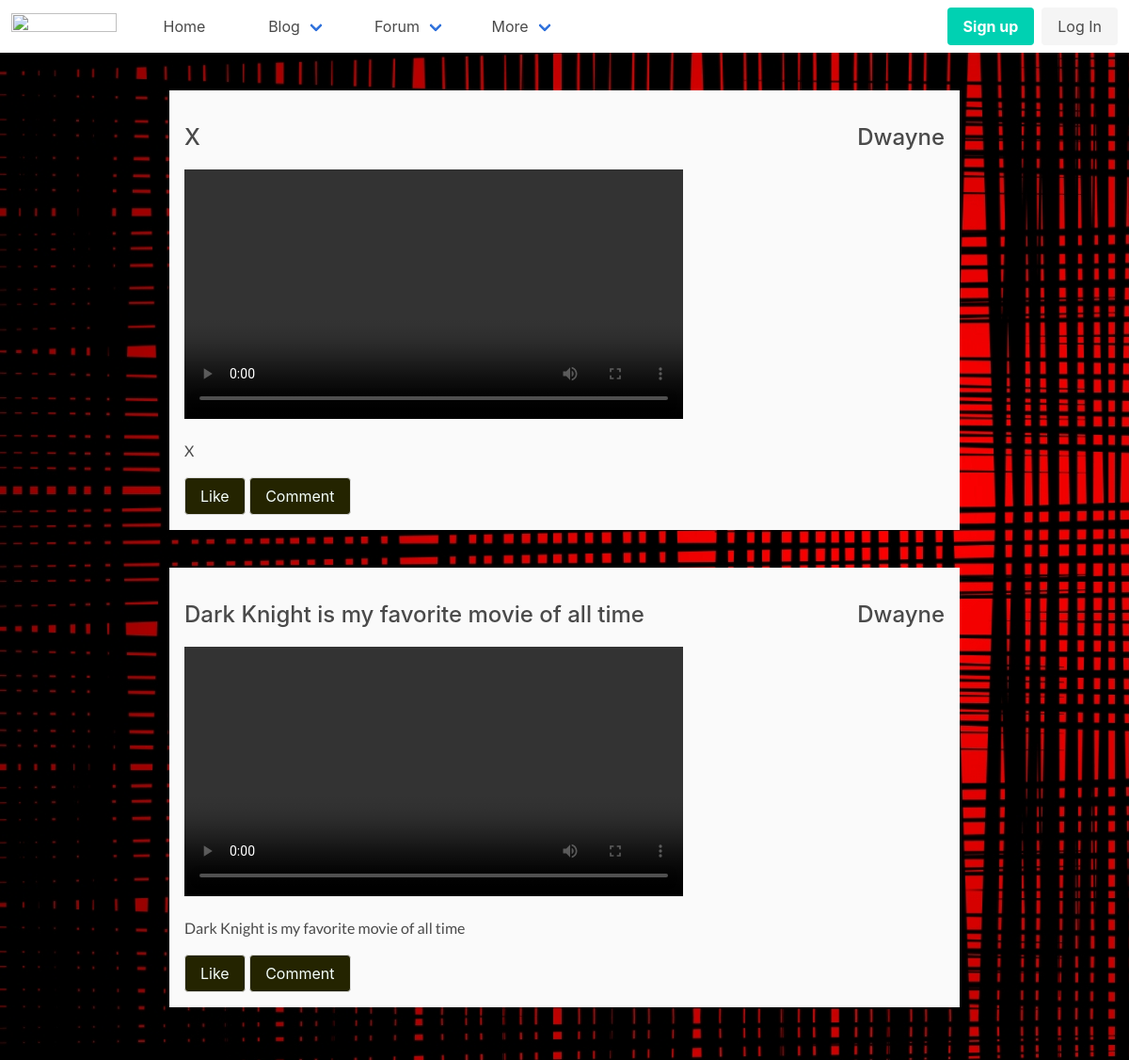
/forum/list/, run on the app's committed database.
### forum/models.py (models this page shows, shortened)
class ForumThread(models.Model):
    owner = models.ForeignKey(settings.AUTH_USER_MODEL, on_delete=models.CASCADE)
    title = models.CharField(max_length=200)
    content = models.CharField(max_length=500)
    thread_video = models.FileField(upload_to='forum_videos')
    slug = models.CharField(max_length=200, editable=False, blank=True)

### accounts/models.py (models this page shows)
class UserModel(AbstractUser):
    profile_image = models.ImageField(upload_to='profile_pics', default='1.png', blank=True)
    about_me = models.TextField(max_length=500, blank=True)
    class Meta:
        ordering = ['-id']
    def __str__(self):
        return str(self.username)

### forum/views.py (the view)
# urls.py: path('list/', views.ThreadList.as_view(), name='list-thread'),
class ThreadList(ListView):
    model = ForumThread
    template_name = 'forum/list_thread.html'

### templates/forum/list_thread.html (shortened to what this page needs)
{% extends 'layout.html' %}
{% load widget_tweaks %}
{% load static %}
{% block custom_styles %}
    <link rel="stylesheet" href={% static 'accounts/css/styles.css' %}>
{% endblock %}
{% block content %}
    <div class="thread-list">
    {% for each_thread in object_list %}
        <div class="single-thread">
            <div class="thread-header">
                <p>{{ each_thread.content }}</p>
                <p>{{ each_thread.owner }}</p>
            </div>
            <div class="thread-body">
                <video width="530" height="440" controls autoplay>
                    <source src={{ each_thread.thread_video.url }} type="video/mp4"> </source>
                 </video>
            </div>
            <div class="thread-footer">
                <p>{{ each_thread.content }}</p>
                <div class="button-container">
                    <button class="button">Like</button>
                    <button class="button">Comment</button>
                </div>
            </div>
        </div>
    {% endfor %}
    </div>
{% endblock %}

### static/css/main.css (style rules this page uses)
:root { --level-one: translateZ(3rem); --level-two: translateZ(6rem); --level-three: translateZ(9rem); --fw-normal: 400; --fw-bold: 700; --clr: #b7c9e5; }
.thread-list { width: 70%; margin: auto; }
.thread-list .single-thread { background-color: #fafafa; margin: 2.5rem auto; padding: 1rem; }
.thread-list .single-thread .thread-header { display: flex; justify-content: space-between; font: "Nunito", sans-serif, sans-serif; font-size: 1.5rem; margin: 1rem auto; font-weight: 500; }
.thread-list .single-thread .thread-body { width: 100%; margin: auto; }
.thread-list .single-thread .thread-footer p { margin: 1rem auto; font-size: 1rem; font-family: "Lato", sans-serif, sans-serif; }
.thread-list .single-thread .thread-footer button { background-color: #242400; color: mintcream; }

### data on the page
ForumThread: content "X", owner "Dwayne"
ForumThread: content "Dark Knight is my favorite movie of all time", owner "Dwayne"
